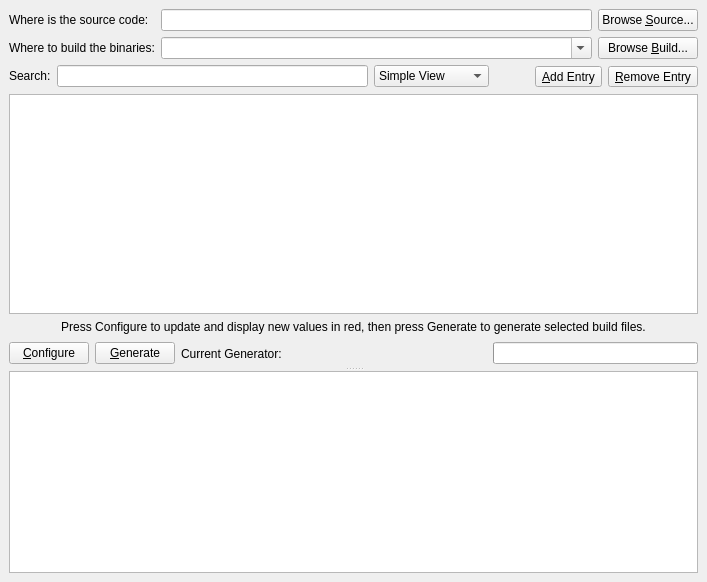
<ui version="4.0" >
 <class>CMakeSetupDialog</class>
 <widget class="QWidget" name="CMakeSetupDialog" >
  <property name="geometry" >
   <rect>
    <x>0</x>
    <y>0</y>
    <width>707</width>
    <height>582</height>
   </rect>
  </property>
  <layout class="QGridLayout" >
   <property name="margin" >
    <number>9</number>
   </property>
   <property name="spacing" >
    <number>6</number>
   </property>
   <item row="0" column="0" >
    <layout class="QGridLayout" >
     <property name="margin" >
      <number>0</number>
     </property>
     <property name="spacing" >
      <number>6</number>
     </property>
     <item row="0" column="0" >
      <widget class="QLabel" name="label" >
       <property name="text" >
        <string>Where is the source code:</string>
       </property>
      </widget>
     </item>
     <item row="0" column="1" >
      <widget class="QLineEdit" name="SourceDirectory" />
     </item>
     <item row="0" column="2" >
      <widget class="QPushButton" name="BrowseSourceDirectoryButton" >
       <property name="text" >
        <string>Browse &amp;Source...</string>
       </property>
      </widget>
     </item>
     <item row="1" column="0" >
      <widget class="QLabel" name="label_2" >
       <property name="text" >
        <string>Where to build the binaries:</string>
       </property>
      </widget>
     </item>
     <item row="1" column="1" >
      <widget class="QComboBox" name="BinaryDirectory" >
       <property name="sizePolicy" >
        <sizepolicy vsizetype="Fixed" hsizetype="Ignored" >
         <horstretch>0</horstretch>
         <verstretch>0</verstretch>
        </sizepolicy>
       </property>
       <property name="editable" >
        <bool>true</bool>
       </property>
      </widget>
     </item>
     <item row="1" column="2" >
      <widget class="QPushButton" name="BrowseBinaryDirectoryButton" >
       <property name="text" >
        <string>Browse &amp;Build...</string>
       </property>
      </widget>
     </item>
    </layout>
   </item>
   <item row="1" column="0" >
    <widget class="QSplitter" name="Splitter" >
     <property name="orientation" >
      <enum>Qt::Vertical</enum>
     </property>
     <widget class="QFrame" name="frame" >
      <property name="frameShape" >
       <enum>QFrame::NoFrame</enum>
      </property>
      <property name="frameShadow" >
       <enum>QFrame::Raised</enum>
      </property>
      <layout class="QVBoxLayout" >
       <property name="margin" >
        <number>0</number>
       </property>
       <property name="spacing" >
        <number>6</number>
       </property>
       <item>
        <layout class="QHBoxLayout" >
         <property name="margin" >
          <number>0</number>
         </property>
         <property name="spacing" >
          <number>6</number>
         </property>
         <item>
          <widget class="QLabel" name="label_4" >
           <property name="sizePolicy" >
            <sizepolicy>
             <hsizetype>0</hsizetype>
             <vsizetype>0</vsizetype>
             <horstretch>0</horstretch>
             <verstretch>0</verstretch>
            </sizepolicy>
           </property>
           <property name="text" >
            <string>Search:</string>
           </property>
          </widget>
         </item>
         <item>
          <widget class="QLineEdit" name="Search" >
           <property name="sizePolicy" >
            <sizepolicy>
             <hsizetype>7</hsizetype>
             <vsizetype>0</vsizetype>
             <horstretch>0</horstretch>
             <verstretch>0</verstretch>
            </sizepolicy>
           </property>
          </widget>
         </item>
         <item>
         <widget class="QComboBox" name="ViewType" >
          <item>
           <property name="text" >
            <string>Simple View</string>
           </property>
          </item>
          <item>
           <property name="text" >
            <string>Advanced View</string>
           </property>
          </item>
          <item>
           <property name="text" >
            <string>Grouped View</string>
           </property>
          </item>
          </widget>
         </item>
         <item>
          <spacer>
           <property name="orientation" >
            <enum>Qt::Horizontal</enum>
           </property>
           <property name="sizeType" >
            <enum>QSizePolicy::Minimum</enum>
           </property>
           <property name="sizeHint" >
            <size>
             <width>40</width>
             <height>23</height>
            </size>
           </property>
          </spacer>
         </item>
         <item>
          <widget class="QToolButton" name="AddEntry" >
           <property name="toolTip" >
            <string>Add New Entry</string>
           </property>
           <property name="text" >
            <string>&amp;Add Entry</string>
           </property>
           <property name="icon" >
            <iconset resource="CMakeSetup.qrc" >:/Icons/Plus16.png</iconset>
           </property>
           <property name="toolButtonStyle" >
            <enum>Qt::ToolButtonTextBesideIcon</enum>
           </property>
          </widget>
         </item>
         <item>
          <widget class="QToolButton" name="RemoveEntry" >
           <property name="toolTip" >
            <string>Remove Selected Entries</string>
           </property>
           <property name="text" >
            <string>&amp;Remove Entry</string>
           </property>
           <property name="icon" >
            <iconset resource="CMakeSetup.qrc" >:/Icons/Delete16.png</iconset>
           </property>
           <property name="toolButtonStyle" >
            <enum>Qt::ToolButtonTextBesideIcon</enum>
           </property>
          </widget>
         </item>
        </layout>
       </item>
       <item>
        <widget class="QCMakeCacheView" name="CacheValues" >
         <property name="alternatingRowColors" >
          <bool>true</bool>
         </property>
         <property name="selectionMode" >
          <enum>QAbstractItemView::ExtendedSelection</enum>
         </property>
         <property name="selectionBehavior" >
          <enum>QAbstractItemView::SelectRows</enum>
         </property>
        </widget>
       </item>
       <item>
        <widget class="QLabel" name="label_3" >
         <property name="text" >
          <string>Press Configure to update and display new values in red, then press Generate to generate selected build files.</string>
         </property>
         <property name="alignment" >
          <set>Qt::AlignCenter</set>
         </property>
         <property name="wordWrap" >
          <bool>true</bool>
         </property>
        </widget>
       </item>
       <item>
        <layout class="QHBoxLayout" >
         <property name="margin" >
          <number>0</number>
         </property>
         <property name="spacing" >
          <number>6</number>
         </property>
         <item>
          <widget class="QPushButton" name="ConfigureButton" >
           <property name="text" >
            <string>&amp;Configure</string>
           </property>
          </widget>
         </item>
         <item>
          <widget class="QPushButton" name="GenerateButton" >
           <property name="text" >
            <string>&amp;Generate</string>
           </property>
          </widget>
         </item>
         <item>
          <widget class="QLabel" name="Generator" >
           <property name="text" >
            <string>Current Generator:</string>
           </property>
          </widget>
         </item>
         <item>
          <spacer>
           <property name="orientation" >
            <enum>Qt::Horizontal</enum>
           </property>
           <property name="sizeType" >
            <enum>QSizePolicy::Expanding</enum>
           </property>
           <property name="sizeHint" >
            <size>
             <width>121</width>
             <height>27</height>
            </size>
           </property>
          </spacer>
         </item>
         <item>
          <widget class="QProgressBar" name="ProgressBar" >
           <property name="minimum" >
            <number>0</number>
           </property>
           <property name="maximum" >
            <number>100</number>
           </property>
           <property name="value" >
            <number>0</number>
           </property>
           <property name="textVisible" >
            <bool>false</bool>
           </property>
           <property name="orientation" >
            <enum>Qt::Horizontal</enum>
           </property>
           <property name="textDirection" >
            <enum>QProgressBar::BottomToTop</enum>
           </property>
          </widget>
         </item>
        </layout>
       </item>
      </layout>
     </widget>
     <widget class="QTextEdit" name="Output" >
      <property name="lineWrapMode" >
       <enum>QTextEdit::NoWrap</enum>
      </property>
      <property name="readOnly" >
       <bool>true</bool>
      </property>
     </widget>
    </widget>
   </item>
  </layout>
 </widget>
 <customwidgets>
  <customwidget>
   <class>QCMakeCacheView</class>
   <extends>QTreeView</extends>
   <header>QCMakeCacheView.h</header>
  </customwidget>
 </customwidgets>
 <resources>
  <include location="CMakeSetup.qrc" />
 </resources>
 <connections/>
</ui>
